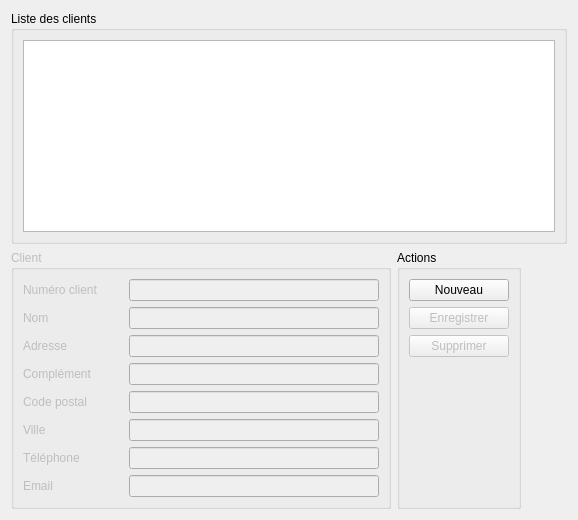
      <widget class="QWidget" name="tClient">
       <attribute name="title">
        <string>Clients</string>
       </attribute>
       <layout class="QGridLayout" name="gridLayout_4">
        <item row="0" column="0" colspan="3">
         <widget class="QGroupBox" name="clGroupBox">
          <property name="title">
           <string>Liste des clients</string>
          </property>
          <layout class="QGridLayout" name="gridLayout_5">
           <item row="0" column="0">
            <widget class="QListWidget" name="cList"/>
           </item>
          </layout>
         </widget>
        </item>
        <item row="1" column="0">
         <widget class="QGroupBox" name="cGroupBox">
          <property name="enabled">
           <bool>false</bool>
          </property>
          <property name="minimumSize">
           <size>
            <width>0</width>
            <height>0</height>
           </size>
          </property>
          <property name="maximumSize">
           <size>
            <width>1000</width>
            <height>1000</height>
           </size>
          </property>
          <property name="title">
           <string>Client</string>
          </property>
          <layout class="QFormLayout" name="formLayout_2">
           <property name="fieldGrowthPolicy">
            <enum>QFormLayout::AllNonFixedFieldsGrow</enum>
           </property>
           <item row="3" column="0">
            <widget class="QLabel" name="label_13">
             <property name="text">
              <string>Adresse</string>
             </property>
            </widget>
           </item>
           <item row="4" column="0">
            <widget class="QLabel" name="label_12">
             <property name="text">
              <string>Complément</string>
             </property>
            </widget>
           </item>
           <item row="4" column="1">
            <widget class="QLineEdit" name="cAdress2">
             <property name="minimumSize">
              <size>
               <width>250</width>
               <height>0</height>
              </size>
             </property>
             <property name="maximumSize">
              <size>
               <width>250</width>
               <height>16777215</height>
              </size>
             </property>
            </widget>
           </item>
           <item row="5" column="0">
            <widget class="QLabel" name="label_19">
             <property name="text">
              <string>Code postal</string>
             </property>
            </widget>
           </item>
           <item row="5" column="1">
            <widget class="QLineEdit" name="cZip">
             <property name="minimumSize">
              <size>
               <width>250</width>
               <height>0</height>
              </size>
             </property>
             <property name="maximumSize">
              <size>
               <width>250</width>
               <height>16777215</height>
              </size>
             </property>
            </widget>
           </item>
           <item row="6" column="0">
            <widget class="QLabel" name="label_20">
             <property name="text">
              <string>Ville</string>
             </property>
            </widget>
           </item>
           <item row="6" column="1">
            <widget class="QLineEdit" name="cCity">
             <property name="minimumSize">
              <size>
               <width>250</width>
               <height>0</height>
              </size>
             </property>
             <property name="maximumSize">
              <size>
               <width>250</width>
               <height>16777215</height>
              </size>
             </property>
            </widget>
           </item>
           <item row="7" column="0">
            <widget class="QLabel" name="label_21">
             <property name="text">
              <string>Téléphone</string>
             </property>
            </widget>
           </item>
           <item row="7" column="1">
            <widget class="QLineEdit" name="cPhone">
             <property name="minimumSize">
              <size>
               <width>250</width>
               <height>0</height>
              </size>
             </property>
             <property name="maximumSize">
              <size>
               <width>250</width>
               <height>16777215</height>
              </size>
             </property>
            </widget>
           </item>
           <item row="8" column="0">
            <widget class="QLabel" name="label_22">
             <property name="text">
              <string>Email</string>
             </property>
            </widget>
           </item>
           <item row="8" column="1">
            <widget class="QLineEdit" name="cMail">
             <property name="minimumSize">
              <size>
               <width>250</width>
               <height>0</height>
              </size>
             </property>
             <property name="maximumSize">
              <size>
               <width>250</width>
               <height>16777215</height>
              </size>
             </property>
            </widget>
           </item>
           <item row="3" column="1">
            <widget class="QLineEdit" name="cAdress">
             <property name="minimumSize">
              <size>
               <width>250</width>
               <height>0</height>
              </size>
             </property>
             <property name="maximumSize">
              <size>
               <width>250</width>
               <height>16777215</height>
              </size>
             </property>
            </widget>
           </item>
           <item row="2" column="1">
            <widget class="QLineEdit" name="cName">
             <property name="minimumSize">
              <size>
               <width>250</width>
               <height>0</height>
              </size>
             </property>
             <property name="maximumSize">
              <size>
               <width>250</width>
               <height>16777215</height>
              </size>
             </property>
            </widget>
           </item>
           <item row="2" column="0">
            <widget class="QLabel" name="label_11">
             <property name="text">
              <string>Nom</string>
             </property>
            </widget>
           </item>
           <item row="1" column="1">
            <widget class="QLineEdit" name="cId">
             <property name="enabled">
              <bool>false</bool>
             </property>
             <property name="minimumSize">
              <size>
               <width>250</width>
               <height>0</height>
              </size>
             </property>
             <property name="maximumSize">
              <size>
               <width>250</width>
               <height>16777215</height>
              </size>
             </property>
            </widget>
           </item>
           <item row="1" column="0">
            <widget class="QLabel" name="label_10">
             <property name="minimumSize">
              <size>
               <width>100</width>
               <height>0</height>
              </size>
             </property>
             <property name="text">
              <string>Numéro client</string>
             </property>
            </widget>
           </item>
          </layout>
         </widget>
        </item>
        <item row="1" column="1">
         <widget class="QGroupBox" name="actGroupBox">
          <property name="minimumSize">
           <size>
            <width>0</width>
            <height>0</height>
           </size>
          </property>
          <property name="maximumSize">
           <size>
            <width>150</width>
            <height>300</height>
           </size>
          </property>
          <property name="title">
           <string>Actions</string>
          </property>
          <layout class="QFormLayout" name="formLayout_5">
           <property name="fieldGrowthPolicy">
            <enum>QFormLayout::AllNonFixedFieldsGrow</enum>
           </property>
           <item row="0" column="0" colspan="2">
            <widget class="QPushButton" name="cNew">
             <property name="minimumSize">
              <size>
               <width>100</width>
               <height>0</height>
              </size>
             </property>
             <property name="maximumSize">
              <size>
               <width>100</width>
               <height>16777215</height>
              </size>
             </property>
             <property name="text">
              <string>Nouveau</string>
             </property>
            </widget>
           </item>
           <item row="1" column="0" colspan="2">
            <widget class="QPushButton" name="cSave">
             <property name="enabled">
              <bool>false</bool>
             </property>
             <property name="minimumSize">
              <size>
               <width>100</width>
               <height>0</height>
              </size>
             </property>
             <property name="maximumSize">
              <size>
               <width>100</width>
               <height>16777215</height>
              </size>
             </property>
             <property name="text">
              <string>Enregistrer</string>
             </property>
            </widget>
           </item>
           <item row="3" column="0">
            <spacer name="horizontalSpacer_2">
             <property name="orientation">
              <enum>Qt::Horizontal</enum>
             </property>
             <property name="sizeHint" stdset="0">
              <size>
               <width>40</width>
               <height>20</height>
              </size>
             </property>
            </spacer>
           </item>
           <item row="2" column="0" colspan="2">
            <widget class="QPushButton" name="cDel">
             <property name="enabled">
              <bool>false</bool>
             </property>
             <property name="minimumSize">
              <size>
               <width>100</width>
               <height>0</height>
              </size>
             </property>
             <property name="maximumSize">
              <size>
               <width>100</width>
               <height>16777215</height>
              </size>
             </property>
             <property name="text">
              <string>Supprimer</string>
             </property>
            </widget>
           </item>
          </layout>
         </widget>
        </item>
        <item row="1" column="2">
         <spacer name="horizontalSpacer_3">
          <property name="orientation">
           <enum>Qt::Horizontal</enum>
          </property>
          <property name="sizeHint" stdset="0">
           <size>
            <width>40</width>
            <height>20</height>
           </size>
          </property>
         </spacer>
        </item>
       </layout>
      </widget>
